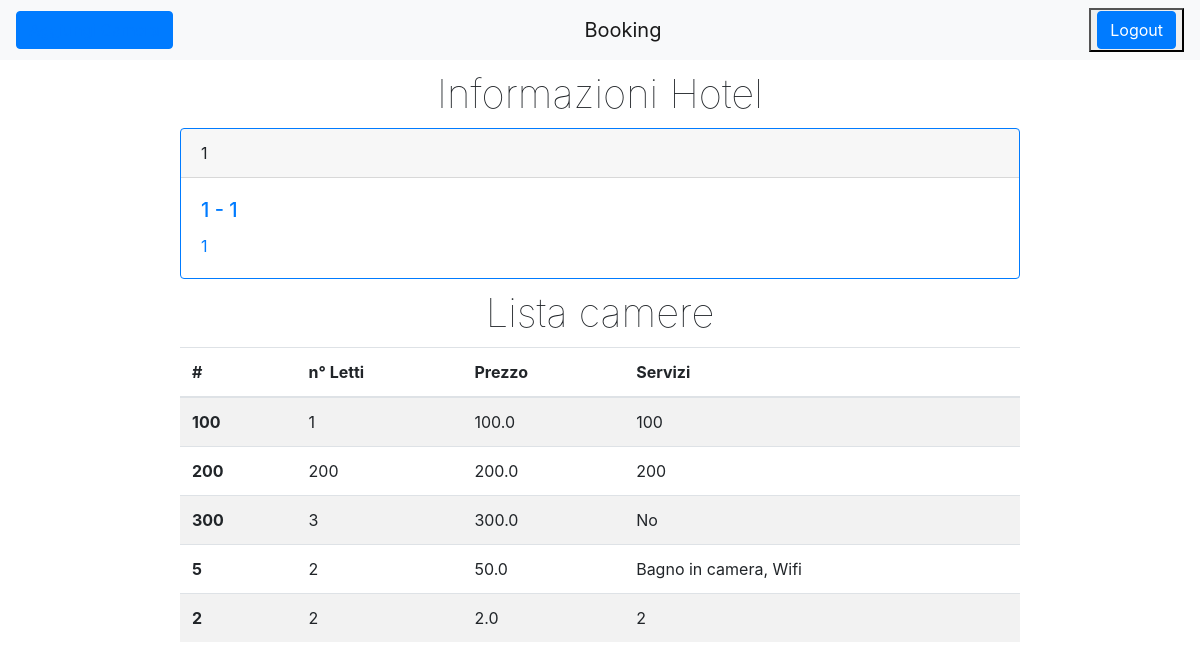
/gestioneHotel/ (signed in), run on the app's committed database.
### ProgettoISW/models.py (models this page shows)
class Hotel(models.Model):
    albergatore = models.ForeignKey(Albergatore, on_delete=models.CASCADE)
    nome = models.CharField(max_length=100)
    descrizione = models.TextField()
    citta = models.CharField(max_length=100)
    indirizzo = models.CharField(max_length=100)

class Camera(models.Model):
    hotel = models.ForeignKey(Hotel, on_delete=models.CASCADE)
    numero = models.IntegerField()
    nLetti = models.IntegerField()
    prezzo = models.FloatField()
    servizi = models.TextField()

### ProgettoISW/views.py (the view)
# urls.py: path('gestioneHotel/', views.gestioneHotel),
def gestioneHotel(request):
    if 'nomeAlbergatore' not in request.session:
        return redirect('/home/')
    hotel = None
    idHotel = request.GET.get('id', None)
    if idHotel is not None:
        hotel = Hotel.objects.get(pk=idHotel)
    else:
        if request.session['idHotel']:
            idHotel = request.session['idHotel']
            hotel = Hotel.objects.get(pk=idHotel)
    if hotel is not None:
        request.session['idHotel'] = idHotel
        elencoCamere = []
        for c in Camera.objects.all():
            if c.hotel == hotel:
                elencoCamere.append(c)
        return render(request, 'gestioneHotel.html', {'hotel': hotel, 'camere': elencoCamere})
    else:
        return redirect('/home/')

### templates/gestioneHotel.html (shortened to what this page needs)
{% extends "base.html" %}
{% block tasto-sinistro %}
    <button id="aggiungi-camera" class="btn btn-primary" type="button">
            <a href="/aggiungiCamera/?id={{ hotel.id }}">Aggiungi Camera</a>
    </button>
{% endblock %}
{% block content %}
    <main>
        <div class="wrapper">
            <h1 id="maintitle">Informazioni Hotel</h1>
            <div class="card border-primary">
                <div class="card-header">{{ hotel.nome }}</div>
                <div class="card-body text-primary">
                    <h5 class="card-title">{{ hotel.citta }} - {{ hotel.indirizzo }}</h5>
                    <p class="card-text">{{ hotel.descrizione }}</p>
                </div>
            </div>
            <h1 id="maintitle">Lista camere</h1>
            <table class="table table-striped">
                <thead>
                    <tr>
                          <th scope="col">#</th>
                          <th scope="col">n° Letti</th>
                          <th scope="col">Prezzo</th>
                          <th scope="col">Servizi</th>
                    </tr>
                </thead>
                <tbody>
                    {% for c in camere %}
                    <tr>
                        <th scope="row">{{ c.numero }}</th>
                        <td>{{ c.nLetti }}</td>
                        <td>{{ c.prezzo }}</td>
                        <td>{{ c.servizi }}</td>
                    </tr>
                    {% endfor %}
                </tbody>
            </table>
        </div>
    </main>
{% endblock %}

### static/css/style.css (style rules this page uses)
#maintitle { margin: 10px 0; font-weight: lighter; text-align: center; }
.wrapper { width: 70%; margin: auto; }
table { background-color: unset; }

### data on the page
Hotel: nome "1", citta "1", indirizzo "1", descrizione "1"
Camera: numero "100", nLetti "1", prezzo "100.0", servizi "100"
Camera: numero "200", nLetti "200", prezzo "200.0", servizi "200"
Camera: numero "300", nLetti "3", prezzo "300.0", servizi "No"
Camera: numero "5", nLetti "2", prezzo "50.0", servizi "Bagno in camera, Wifi"
Camera: numero "2", nLetti "2", prezzo "2.0", servizi "2"
